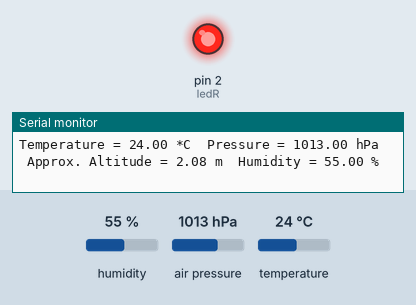
Recording of a sketch running on a simulated Arduino Uno, built with avr-gcc and run on an emulated ATmega328P. On the bench: output pins drawn as LEDs (lit = HIGH), the last lines printed to the serial monitor. Inputs (shaded band) come from the test bench; at power-on: temperature 24 °C, humidity 55 %, air pressure 1013 hPa.

Above: at 3.5 s.
3.6 s: temperature set to 22.8 °C
5.9 s: temperature set to 21.3 °C
At 6.8 s:
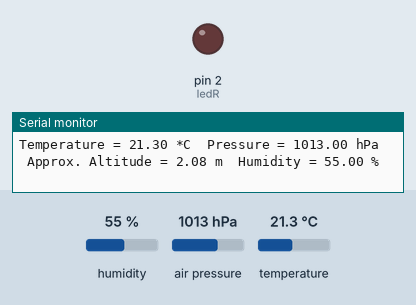
14.2 s: temperature set to 28 °C
At 15.6 s:
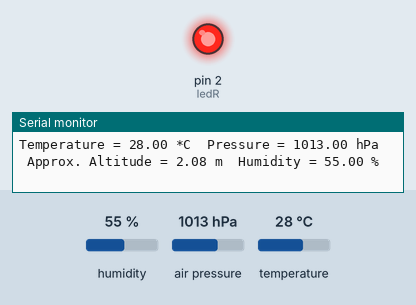
Timing chart, 0 to 17.2 s (numbered marks = the images above; inputs shaded):
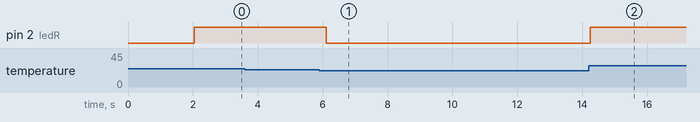

The sketch:

bme280test.ino
```cpp
#include <Wire.h>
#include <SPI.h>
#include <Adafruit_Sensor.h>
#include <Adafruit_BME280.h>

#define ledR 2
#define buzzer 9
#define SEALEVELPRESSURE_HPA (1013.25)
#define TEMP_Alm 22


Adafruit_BME280 bme; // I2C

unsigned long delayTime;

void setup() {
  Serial.begin(9600);
  pinMode(ledR, OUTPUT);

  unsigned status;
  delayTime = 2000;
  bme.begin(0x76, &Wire);
}

void loop() {
    printValues();
    delay(delayTime);
    alarmeTemp();
}


void printValues() {
    Serial.print("Temperature = ");       Serial.print(bme.readTemperature()); Serial.print(" *C  ");
    Serial.print("Pressure = ");          Serial.print(bme.readPressure() / 100.0F); Serial.print(" hPa  ");
    Serial.print("Approx. Altitude = ");  Serial.print(bme.readAltitude(SEALEVELPRESSURE_HPA)); Serial.print(" m  ");
    Serial.print("Humidity = ");          Serial.print(bme.readHumidity()); Serial.println(" %");
    Serial.println();
}

void alarmeTemp() {
  if(bme.readTemperature()>TEMP_Alm){
    digitalWrite(ledR, HIGH);
//    tone(buzzer, 1000);       // Send 1KHz sound signal...
//    delay(100);                // 1000...for 1 sec
//    noTone(buzzer);           // Stop sound...
//    delay(100);                // 1000...for 1 sec
  }
  else
    digitalWrite(ledR, LOW);
}
```

Measured:
- the behaviour switches between 22.1 and 22 °C on temperature (found by bisection; images 0 and 1)
- after the input at 5.9 s, pin 2 (ledR): HIGH → LOW after 0.20 s
- after the input at 14.2 s, pin 2 (ledR): LOW → HIGH at once
